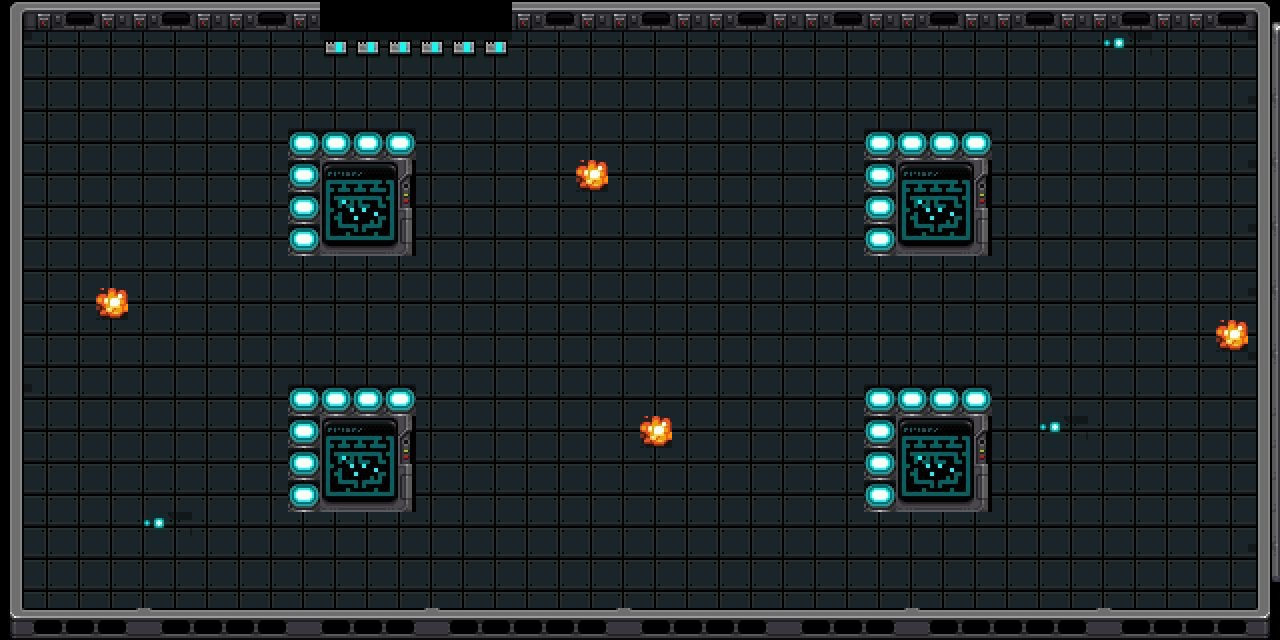

A 2D game scene composited from a Tiled map and its tileset images. What follows is a short description and the map's XML, with every tile layer's data as written:
An orthogonal 40x20 tile map with 32x32 px tiles, 2 tile layers (floor, berrier), 2 tilesets.

<map version="1.9" tiledversion="1.9.2" orientation="orthogonal" renderorder="right-down" width="40" height="20" tilewidth="32" tileheight="32" infinite="0" nextlayerid="7" nextobjectid="12">
 <tileset firstgid="1" name="map1" tilewidth="32" tileheight="32" tilecount="300" columns="20">
  <image source="map1.jpg" width="640" height="480" />
 </tileset>
 <tileset firstgid="301" name="tile_black" tilewidth="32" tileheight="32" tilecount="12" columns="3">
  <image source="tile_black.png" width="126" height="132" />
 </tileset>
 <layer id="2" name="floor" width="40" height="20">
  <data encoding="csv">
0,0,0,0,0,0,0,0,0,0,0,0,0,0,0,0,0,0,0,0,0,0,0,0,0,0,0,0,0,0,0,0,0,0,0,0,0,0,0,0,
0,242,242,242,242,242,242,242,242,242,22,22,22,22,22,22,242,242,242,242,242,242,242,242,242,242,242,242,242,242,242,242,242,242,148,149,242,242,242,0,
0,242,242,242,242,242,242,242,242,242,242,242,242,242,242,242,242,242,242,242,242,242,242,242,242,242,242,242,242,242,242,242,242,242,242,242,242,242,242,0,
0,242,242,242,242,242,242,242,242,242,242,242,242,242,242,242,242,242,242,242,242,242,242,242,242,242,242,242,242,242,242,242,242,242,242,242,242,242,242,0,
0,242,242,242,242,242,242,242,242,110,110,110,110,242,242,242,242,242,242,242,242,242,242,242,242,242,242,110,110,110,110,242,242,242,242,242,242,242,242,0,
0,242,242,242,242,242,242,242,242,110,98,99,100,242,242,242,242,242,165,242,242,242,242,242,242,242,242,110,98,99,100,242,242,242,242,242,242,242,242,0,
0,242,242,242,242,242,242,242,242,110,118,119,120,242,242,242,242,242,242,242,242,242,242,242,242,242,242,110,118,119,120,242,242,242,242,242,242,242,242,0,
0,242,242,242,242,242,242,242,242,110,138,139,140,242,242,242,242,242,242,242,242,242,242,242,242,242,242,110,138,139,140,242,242,242,242,242,242,242,242,0,
0,242,242,242,242,242,242,242,242,242,242,242,242,242,242,242,242,242,242,242,242,242,242,242,242,242,242,242,242,242,242,242,242,242,242,242,242,242,242,0,
0,242,242,165,242,242,242,242,242,242,242,242,242,242,242,242,242,242,242,242,242,242,242,242,242,242,242,242,242,242,242,242,242,242,242,242,242,242,242,0,
0,242,242,242,242,242,242,242,242,242,242,242,242,242,242,242,242,242,242,242,242,242,242,242,242,242,242,242,242,242,242,242,242,242,242,242,242,242,165,0,
0,242,242,242,242,242,242,242,242,242,242,242,242,242,242,242,242,242,242,242,242,242,242,242,242,242,242,242,242,242,242,242,242,242,242,242,242,242,242,0,
0,242,242,242,242,242,242,242,242,110,110,110,110,242,242,242,242,242,242,242,242,242,242,242,242,242,242,110,110,110,110,242,242,242,242,242,242,242,242,0,
0,242,242,242,242,242,242,242,242,110,98,99,100,242,242,242,242,242,242,242,165,242,242,242,242,242,242,110,98,99,100,242,148,149,242,242,242,242,242,0,
0,242,242,242,242,242,242,242,242,110,118,119,120,242,242,242,242,242,242,242,242,242,242,242,242,242,242,110,118,119,120,242,242,242,242,242,242,242,242,242,
0,242,242,242,242,242,242,242,242,110,138,139,140,242,242,242,242,242,242,242,242,242,242,242,242,242,242,110,138,139,140,242,242,242,242,242,242,242,242,242,
0,242,242,242,148,149,242,242,242,242,242,242,242,242,242,242,242,242,242,242,242,242,242,242,242,242,242,242,242,242,242,242,242,242,242,242,242,242,242,0,
0,242,242,242,242,242,242,242,242,242,242,242,242,242,242,242,242,242,242,242,242,242,242,242,242,242,242,242,242,242,242,242,242,242,242,242,242,242,242,0,
0,242,242,242,242,242,242,242,242,242,242,242,242,242,242,242,242,242,242,242,242,242,242,242,242,242,242,242,242,242,242,242,242,242,242,242,242,242,242,0,
0,0,0,0,0,0,0,0,0,0,0,0,0,0,0,0,0,0,0,0,0,0,0,0,0,0,0,0,0,0,0,0,0,0,0,0,0,0,0,0
</data>
 </layer>
 <layer id="1" name="berrier" width="40" height="20">
  <data encoding="csv">
1,2,3,4,2,3,4,2,3,4,306,306,306,306,306,306,2,3,4,2,3,4,2,3,4,2,3,4,2,3,4,2,3,4,2,3,4,2,3,17,
161,0,0,0,0,0,0,0,0,0,0,0,0,0,0,0,0,0,0,0,0,0,0,0,0,0,0,0,0,0,0,0,0,0,0,0,0,0,0,37,
181,0,0,0,0,0,0,0,0,0,0,0,0,0,0,0,0,0,0,0,0,0,0,0,0,0,0,0,0,0,0,0,0,0,0,0,0,0,0,57,
201,0,0,0,0,0,0,0,0,0,0,0,0,0,0,0,0,0,0,0,0,0,0,0,0,0,0,0,0,0,0,0,0,0,0,0,0,0,0,37,
221,0,0,0,0,0,0,0,0,0,0,0,0,0,0,0,0,0,0,0,0,0,0,0,0,0,0,0,0,0,0,0,0,0,0,0,0,0,0,57,
241,0,0,0,0,0,0,0,0,0,0,0,0,0,0,0,0,0,0,0,0,0,0,0,0,0,0,0,0,0,0,0,0,0,0,0,0,0,0,37,
261,0,0,0,0,0,0,0,0,0,0,0,0,0,0,0,0,0,0,0,0,0,0,0,0,0,0,0,0,0,0,0,0,0,0,0,0,0,0,57,
181,0,0,0,0,0,0,0,0,0,0,0,0,0,0,0,0,0,0,0,0,0,0,0,0,0,0,0,0,0,0,0,0,0,0,0,0,0,0,37,
201,0,0,0,0,0,0,0,0,0,0,0,0,0,0,0,0,0,0,0,0,0,0,0,0,0,0,0,0,0,0,0,0,0,0,0,0,0,0,57,
221,0,0,0,0,0,0,0,0,0,0,0,0,0,0,0,0,0,0,0,0,0,0,0,0,0,0,0,0,0,0,0,0,0,0,0,0,0,0,37,
241,0,0,0,0,0,0,0,0,0,0,0,0,0,0,0,0,0,0,0,0,0,0,0,0,0,0,0,0,0,0,0,0,0,0,0,0,0,0,57,
261,0,0,0,0,0,0,0,0,0,0,0,0,0,0,0,0,0,0,0,0,0,0,0,0,0,0,0,0,0,0,0,0,0,0,0,0,0,0,37,
161,0,0,0,0,0,0,0,0,0,0,0,0,0,0,0,0,0,0,0,0,0,0,0,0,0,0,0,0,0,0,0,0,0,0,0,0,0,0,57,
181,0,0,0,0,0,0,0,0,0,0,0,0,0,0,0,0,0,0,0,0,0,0,0,0,0,0,0,0,0,0,0,0,0,0,0,0,0,0,57,
201,0,0,0,0,0,0,0,0,0,0,0,0,0,0,0,0,0,0,0,0,0,0,0,0,0,0,0,0,0,0,0,0,0,0,0,0,0,0,57,
221,0,0,0,0,0,0,0,0,0,0,0,0,0,0,0,0,0,0,0,0,0,0,0,0,0,0,0,0,0,0,0,0,0,0,0,0,0,0,57,
241,0,0,0,0,0,0,0,0,0,0,0,0,0,0,0,0,0,0,0,0,0,0,0,0,0,0,0,0,0,0,0,0,0,0,0,0,0,0,57,
261,0,0,0,0,0,0,0,0,0,0,0,0,0,0,0,0,0,0,0,0,0,0,0,0,0,0,0,0,0,0,0,0,0,0,0,0,0,0,37,
261,0,0,0,0,0,0,0,0,0,0,0,0,0,0,0,0,0,0,0,0,0,0,0,0,0,0,0,0,0,0,0,0,0,0,0,0,0,0,277,
281,289,290,291,292,293,294,295,296,282,283,284,285,286,287,288,289,290,291,292,293,294,295,296,282,283,284,285,286,287,288,289,290,291,292,293,294,295,296,297
</data>
 </layer>
</map>
